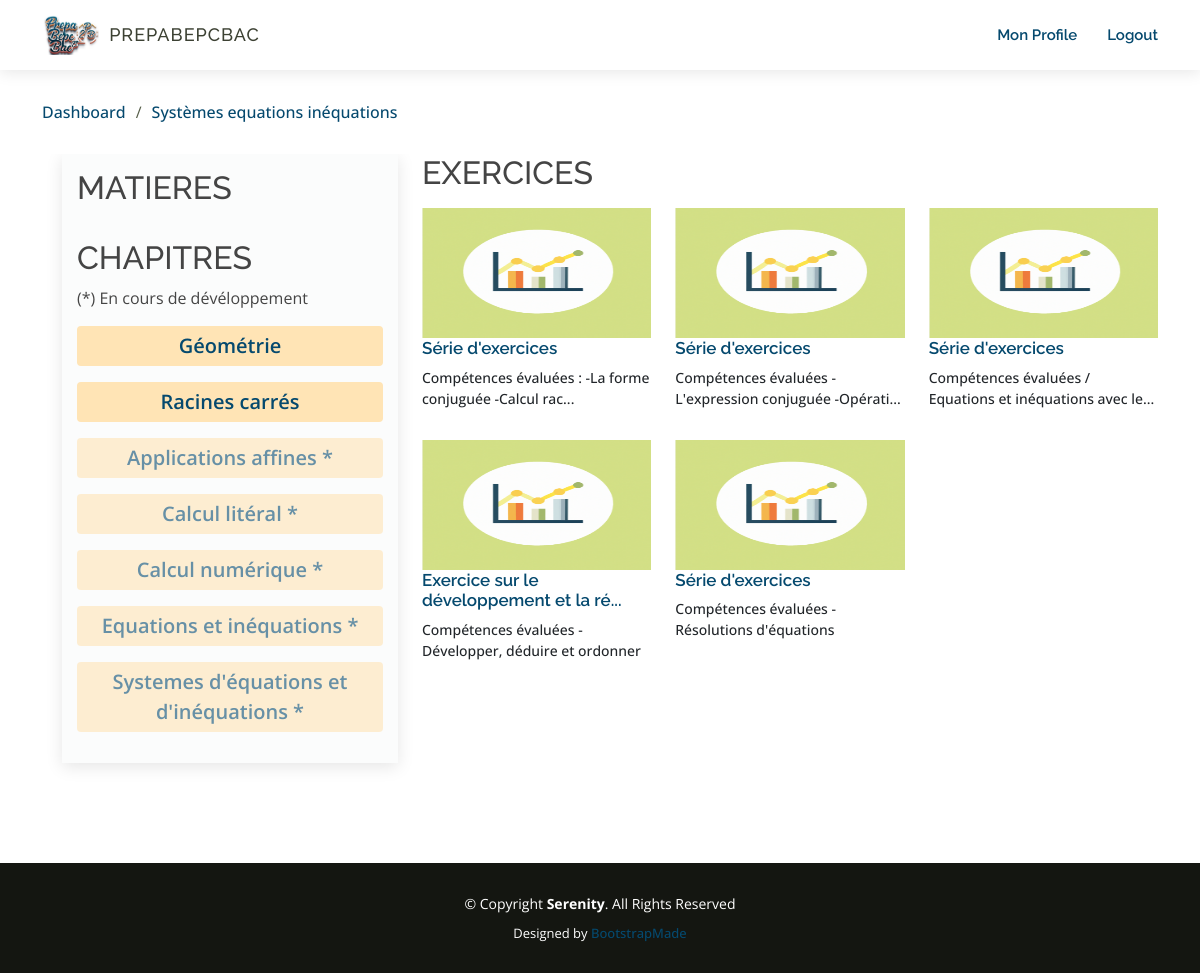
Screenshot of /math_3eme/Sys_equations_inéquations.php (signed in) with the database file from the repository.
### tables this page shows
CREATE TABLE `anal_3eme` (
  `id_ana` int(11) NOT NULL,
  `lecon` varchar(100) NOT NULL,
  `titre` varchar(100) NOT NULL,
  `descr` varchar(200) NOT NULL,
  `tipe` varchar(50) NOT NULL,
  `exercice` longtext NOT NULL,
  `correction` longtext NOT NULL,
  `date_post` timestamp NOT NULL DEFAULT current_timestamp() ON UPDATE current_timestamp(),
  `id_prof` int(11) NOT NULL
);

### math_3eme/Sys_equations_inéquations.php (the view, shortened to what this page needs)
<?php
include('../connect.php');
?>
<!DOCTYPE html>
<html lang="en">
<head>
  <link href="../assets/vendor/aos/aos.css" rel="stylesheet">
  <link href="../assets/vendor/bootstrap/css/bootstrap.min.css" rel="stylesheet">
  <link href="../assets/vendor/bootstrap-icons/bootstrap-icons.css" rel="stylesheet">
  <link href="../assets/vendor/boxicons/css/boxicons.min.css" rel="stylesheet">
  <link href="../assets/vendor/glightbox/css/glightbox.min.css" rel="stylesheet">
  <link href="../assets/vendor/swiper/swiper-bundle.min.css" rel="stylesheet">
  <link href="../assets/css/style.css" rel="stylesheet">
</head>
<body>
 <?php include ('header.php') ?>
  <main id="main">
    <section id="breadcrumbs" class="breadcrumbs">
      <div class="container">
        <ol>
        <li><a href="../accueil.php">Dashboard</a></li>
        <li><a href="Sys_equations_inéquations.php">Systèmes equations inéquations</a></li>
        </ol>
      </div>
    </section>
    <section id="blog" class="blog">
      <div class="container" data-aos="fade-up">
        <div class="row">
          <div class="col-lg-4">
          <?php include ('menu.php') ?>
          </div>
          <div class="col-lg-8 entries">
            <article class=" entry-single">
              <h2 class="entry-title">
                <p>EXERCICES</p>
              </h2>
              <div class="entry-content" >
                <div class=" product ">
                  <div class=" ">
                  <div class=" row fadeInUp" data-wow-delay="0.5s">
                          <?php
                          $req = mysqli_query($conn,"SELECT * FROM `anal_3eme` limit 5");
                        while($row = mysqli_fetch_assoc($req)){
                        ?>
                          <a href="" class="d-block product-item rounded col-lg-4 col-sm-4 col-6" style="margin-bottom:15px;">
                              <img src="../assets/img/icons/stat.png" class='img-fluid' alt="" style="width:250px;height:130px;">
                              <?php
                              $limite_caracteres = 40;
                              if (strlen($row['titre']) > $limite_caracteres) {
                                  $titre = substr($row['titre'], 0, $limite_caracteres) . "...";
                              } else {
                                  $titre = $row['titre'];
                              }
                            ?>
                              <h6 style="font-size:17px;color:#05496E; font-weight:600;"><?php echo $titre;?> </h6>
                            <?php
                              $lim_caracteres = 60;
                              if (strlen($row['descr']) > $lim_caracteres) {
                                  $descrp = substr($row['descr'], 0, $lim_caracteres) . "...";
                              } else {
                                  $descrp = $row['descr'];
                              }
                            ?>
                            <p class='text-dark' style="font-size: 14px;">
                              <?php echo $descrp;?>
                            </p>
                          </a>
                            <?php
                              }
                              ?>
                      </div>
                  </div>
                </div>
              </div>
            </article>
          </div>
        </div>
      </div>
    </section>
  </main>
  <footer id="footer">
    <div class="container">
      <div class="copyright">
        &copy; Copyright <strong><span>Serenity</span></strong>. All Rights Reserved
      </div>
      <div class="credits">
        Designed by <a href="https://bootstrapmade.com/">BootstrapMade</a>
      </div>
    </div>
  </footer>
</body>
</html>

### math_3eme/header.php (shortened to what this page needs)
<header id="header" class="fixed-top d-flex align-items-center">
  <div class="container d-flex align-items-center justify-content-between">
    <div class="logo">
    <a href=""><img src="../assets/img/logo.jpg" alt="" class="img-fluid"></a>
    <h1 class="text-light" style=' margin-left: 10px;'><a href="../index.php">PREPABEPCBAC</a></h1>
    </div>
    <nav id="navbar" class="navbar">
      <ul>
      <li><a  href="../monprofil.php">Mon Profile</a></li>
        <li><a href="../logout.php">Logout</a></li>
      </ul>
    </nav>
  </div>
</header>

### math_3eme/menu.php (shortened to what this page needs)
<div class="sidebar " style='background-color:#f6f7f870'>
              <div class="choix">
                <h2>MATIERES</h2>
              </div>
                    <br>
              <div class="chpitres">
                <h2>CHAPITRES</h2>
                <p class="moi">(*) En cours de dévéloppement</p>
                <div class='lien1'>
                  <a class="moi"  href="geometrie.php" > <p class="chapter math3 btn btn-sm
                  " style='background-color:#FFE4B5; color:#05496E;font-weight:600;'>Géométrie</p></a>
                  <a class="moi " href="racines_carres.php" > <p class="chapter math3 btn btn-sm
                  " style='background-color:#FFE4B5; color:#05496E;font-weight:600;'>Racines carrés</p> </a>
                  <a class="moi disabled-link" href="applications_affines.php" > <p class="chapter math3 btn btn-sm
                  " style='background-color:#FFE4B5; color:#05496E;font-weight:600;'>Applications affines *</p> </a>
                  <a class="moi disabled-link" href="calcul_litéral.php" > <p class="chapter math3 btn btn-sm
                  " style='background-color:#FFE4B5; color:#05496E;font-weight:600;'>Calcul litéral *</p> </a>
                  <a class="moi disabled-link" href="calcul_numerique.php"> <p class="chapter math3 btn btn-sm
                  " style='background-color:#FFE4B5; color:#05496E;font-weight:600;'>Calcul numérique *</p> </a>
                  <a class="moi disabled-link" href="equations_inéquations.php"> <p class="chapter math3 btn btn-sm
                  " style='background-color:#FFE4B5; color:#05496E;font-weight:600;'>Equations et inéquations *</p> </a>
                  <a disabled class="moi disabled-link" href="Sys_equations_inéquations.php" > <p class="chapter math3 btn btn-sm
                  " style='background-color:#FFE4B5; color:#05496E;font-weight:600;'>Systemes d'équations et d'inéquations *</p> </a>
                </div>
              </div>
            </div>

### assets/css/style.css (style rules this page uses)
.blog .sidebar { padding: 15px; margin: 0 0 60px 20px; box-shadow: 0 4px 16px rgba(0, 0, 0, 0.1); }
body { font-family: "Open Sans", sans-serif; color: #444444; }
a { color: #05496E; text-decoration: none; font-weight: 500; }
h1, h2, h3, h4, h5, h6 { font-family: "Raleway", sans-serif; }
#main { margin-top: 70px; z-index: 3; position: relative; }
#header { height: 70px; z-index: 997; transition: all 0+.5s ease-in-out; background: #fff; box-shadow: 0px 2px 15px rgba(0, 0, 0, 0.1); display: flex; align-items: center; }
#header .logo { display: flex; align-items: center; }
#header .logo h1 { font-size: 18px; margin: 0 10px; line-height: 1; font-weight: 600; letter-spacing: 1px; }
#header .logo h1 a, #header .logo h1 a:hover { color: #3c4133; text-decoration: none; }
#header .logo img { padding: 0; margin: 0; max-height: 40px; }
.navbar { padding: 0; }
.navbar ul { margin: 0; padding: 0; display: flex; list-style: none; align-items: center; }
.navbar li { position: relative; }
.navbar a, .navbar a:focus { display: flex; align-items: center; justify-content: space-between; padding: 10px 0 10px 30px; font-family: "Raleway", sans-serif; font-size: 15px; font-weight: 600; color: #05496E; white-space: nowrap; transition: 0.3s; }
section { padding-bottom: 60px; overflow: hidden; }
.breadcrumbs { padding: 0; }
.breadcrumbs ol { display: flex; flex-wrap: wrap; list-style: none; padding: 0; margin: 30px 0; }
.breadcrumbs ol li+li { padding-left: 10px; }
.breadcrumbs ol li+li::before { display: inline-block; padding-right: 10px; color: #565e49; content: "/"; }
.blog { padding: 0 0 40px 0; }
.blog .entry-single { margin-bottom: 30px; }
#footer { background: #141611; padding: 0 0 30px 0; color: #fff; font-size: 14px; }
#footer .copyright { text-align: center; padding-top: 30px; }
#footer .credits { padding-top: 10px; text-align: center; font-size: 13px; color: #fff; }
.math3, .physics3, .mathC, .mathD, .physicsD { font-size: 20px; color: #fff; }

### math_3eme/menu.php (style rules this page uses)
.disabled-link { pointer-events: none; opacity: 0.6; cursor: not-allowed; }

### rows the page displays
anal_3eme: titre "Série d'exercices", descr "Compétences évaluées : -La forme conjuguée -Calcul rac..."
anal_3eme: titre "Série d'exercices", descr "Compétences évaluées -L'expression conjuguée -Opérati..."
anal_3eme: titre "Série d'exercices", descr "Compétences évaluées / Equations et inéquations avec le..."
anal_3eme: titre "Exercice sur le développement et la ré...", descr "Compétences évaluées -Développer, déduire et ordonner"
anal_3eme: titre "Série d'exercices", descr "Compétences évaluées -Résolutions d'équations"
